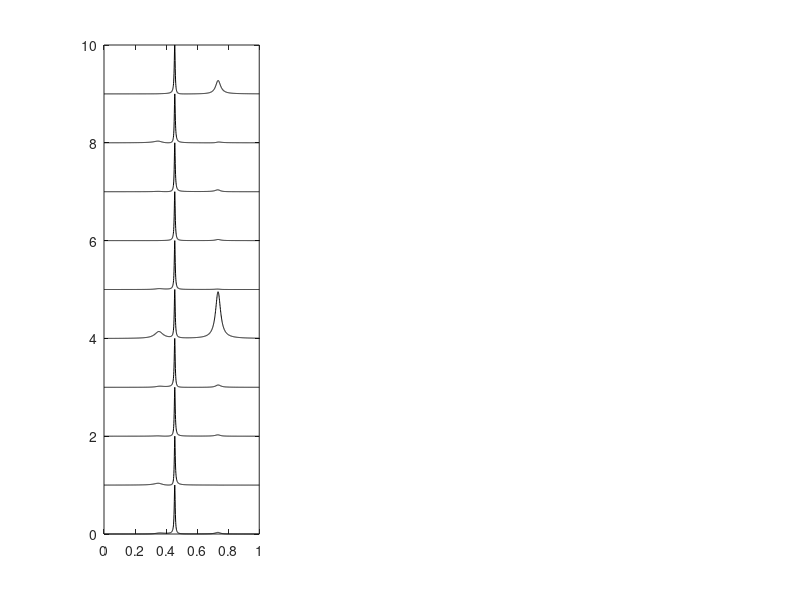

The MATLAB script that drew this image: (Note: this script raises an error after producing the figure.)
function spectra_generator
cnt=1;

while(1)
    
    datafile = 'MyTrainingN3K80b';
    max_resonances=5;%maximal number of resonances
    
    N=floor(rand*max_resonances)+1;
    num_channels=10;%number of channes in one column
    num_columns=3;%number of number of columns
    
    scale=1;
    omega_shift=10;
    omega=scale.*rand(1,N)+omega_shift;
    Gamma=scale./max_resonances.*(1+1.8.*(rand(1,N)-0.5))./4;
    
    
    1
    phase=zeros(1,N);
    Amp=zeros(1,N);
    
    
    phase0=2*pi*rand(num_channels.*num_columns,N);
    Amp0=rand(num_channels.*num_columns,N);

    n=1000*omega_shift;
    Omegai=0;
    Omegaf=2*omega_shift+1;
    Omega=Omegai:(Omegaf-Omegai)/(n-1):Omegaf;
    
    %range=2500:3000;
    range=floor(n*(1/2-1/2/omega_shift)):floor(n*(1/2+1/2/omega_shift));
    
    
    figure(131)
    subplot(1,1,1) %to reset the figure
    for k=1:num_columns %number of subplots
        offset=0;
        for jj=(k-1).*num_channels+1:k.*num_channels
            L=zeros(1,n);
            phase(:)=phase0(jj,:);
            Amp(:)=Amp0(jj,:);
            
            %n is something like 10,000 but Amp and phase are single digit
            %so indexing fails
            for i=1:N
                L=L+ Amp(i)/2*(exp(1i*phase(i))./(omega(i)+Omega+1i*Gamma(i))+exp(-1i*phase(i))./(Omega-omega(i)+1i*Gamma(i)));%analytical Fourier transform
                
            end
            
            cF=abs(L);
            D=cF.^(2);
            D=(D-min(D(range)))./(max(D(range))-min(D(range)));
            Dm(jj,:)=D(range);
            offsetm(jj)=offset;
            offset=offset+1;
        end
        
       
    end
    
    for k=1:num_columns %number of subplots
        NumModes(cnt,k)=0;
        loc=range(1);
        dl=floor(length(range).*scale/max_resonances/10);
        
        while(1)
            for kk=1:k
                offset=0;
            for jj=(kk-1).*num_channels+1:kk.*num_channels
                
                subplot(1,num_columns,kk)
                plot((Omega(range)-Omega(range(1)))./(Omega(range(end))-Omega(range(1))), Dm(jj,:)+offset,'k')
                offset=offset+1;
                hold on
                axis tight
            end
            line(([Omega(loc) Omega(loc)]-Omega(range(1)))./(Omega(range(end))-Omega(range(1))), [0 offset-1+max(Dm(jj,:))]);
            hold off
            
            end  
            
            reply = input('Enter  ''1'' for feature, enter to move forward, ''l'' to move backword, ''q'' to quit \n','s');
%             if isempty(reply)
%                 reply = '+';
%             end
            
            if strcmpi(reply,'q'), break;
            elseif isempty(reply)
                loc=loc+dl;
            elseif strcmpi(reply,'1')
                NumModes(cnt,k)   = NumModes(cnt,k)+1;  %#ok<SAGROW>
                loc=loc+dl;
            else
                
                loc=loc-dl;
            end

            %             for kk=1:k
            %             subplot(1,K,kk)
            %             hold off
            %             end

            
            if loc>range(end)
                break
            end
        end
            if strcmpi(reply,'q'), break;
            end
        NumModesTrue(cnt)=n;       %#ok<SAGROW>
        GammaAv(cnt)=mean(Gamma).*max_resonances;       %#ok<SAGROW>
        save(datafile, 'NumModes', 'NumModesTrue','GammaAv');
    end




    if strcmpi(reply,'q'), break;
    else
        cnt
        cnt = cnt + 1;
    end
    
    n
    Guess=max(NumModes(cnt-1,:))
    
            for kk=1:num_columns
                offset=0;
            for jj=(kk-1).*num_channels+1:kk.*num_channels
                
                subplot(1,num_columns,kk)
                plot((Omega(range)-Omega(range(1)))./(Omega(range(end))-Omega(range(1))), Dm(jj,:)+offset,'k')
                offset=offset+1;
                hold on
                axis tight
                
            end
                plot((omega-Omega(range(1)))./(Omega(range(end))-Omega(range(1))),0,'-bo')
            end 
             [omega,I]=sort(omega);
             omega
             Gamma=Gamma(I)
%     for k=1:K
%         subplot(1,K,k)
%         plot(omega,0,'-bo')
%         hold off
%     end




    reply = input('Confirm seeing the resonances (''enter'')\n', 's');
end

if cnt==1
    fprintf('No training data captured.\n');
    return;
end

%% Save out the data
%datafile = name; %compose("TrainingData %s",datestr(now));
%save(datafile, 'NumModes', 'NumModesTrue','GammaAv');

% figure(151)
% col='*';
% load 'MyTrainingN3K80'
% [L,K]=size(NumModes)
% 
% for k=1:K
%     frac=0;
% for i=1:L
%     if NumModes(i,k)==NumModesTrue(i)
%         frac=frac+1;
%     end
%     %     plot(i,NumModesTrue(i)-NumModes(i),'o')
%     %     hold on
%     %     plot(i,NumModesTrue(i),'*')
% end
% plot(10.*k,frac./L,col)%plotting the actual mean Gamma
% hold on
% end
% %axis([0 0.5 0 1])

function f=myfun(t, omega,Gamma,phase,Amp)
f=0;
N=length(omega);
for i=1:N
    f=f+Amp(i).*sin(omega(i).*t+phase(i)).*exp(-Gamma(i).*t);
end

% function table_out(omega,Gamma)
% N=size(omega);
% [omega,I]=sort(omega);
% Gamma=Gamma(I);
% Parameters = {'omega';'Gamma'};
% Modes = 1:N;
% Modes_location_and_width=table(Modes,'RowNames',Parameters)
% 
% function table_out(inputs,outputs)
% 
% Parameters = {'tau_c';'N_c';'Theta_0c';'I_tilda_a';'I_tilda_c';'r';'N_a';'tau_a';'Theta_0a'};
% best_fit = outputs';
% %p =p';
% upper_bound = inputs(2,:)';
% lower_bound=inputs(3,:)';
% 
% Parametric_Values_and_Constraints=table(best_fit,upper_bound,lower_bound,...
%     'RowNames',Parameters)
